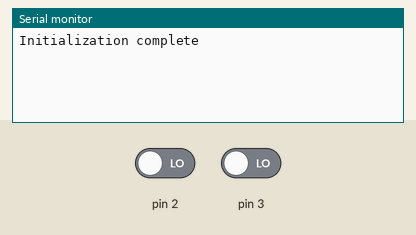
A sketch run on a simulated Arduino Uno, built for the host (arithmetic inside an expression is 32-bit, double 64-bit). On the bench: the last lines printed to the serial monitor. The test bench sets the inputs (shaded band); at power-on: pin 2 LOW, pin 3 LOW. Storage starts empty.

Above: at 1.2 s.
1.3 s: pin 2 driven HIGH
At 1.7 s:
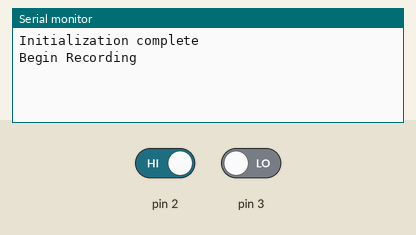
2.8 s: pin 3 driven HIGH
At 4.0 s:
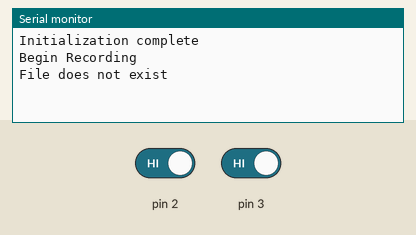
4.3 s: pin 2 driven LOW
At 5.2 s:
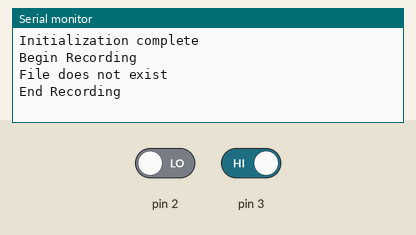

Measured:
- after the input at 1.3 s, the serial monitor: prints a new line at once (image 1)
- after the input at 2.8 s, the serial monitor: prints a new line at once (image 2)
- after the input at 4.3 s, the serial monitor: prints a new line at once (image 3)

The sketch:

RecPlayer_Final.ino
```cpp
#include <SD.h>
#include <SPI.h>
#include <TMRpcm.h>

#define SD_ChipSelectPin 8
#define audioInput A5

TMRpcm audio;
bool recMode = 0;
bool finishedPlayback = 0;
bool recordingExists = 0;
char filename[] = "1.wav";

void setup() {
  // put your setup code here, to run once:
  Serial.begin(9600);
  audio.speakerPin = 9;
  pinMode(audioInput,INPUT);
  pinMode(2, INPUT);
  pinMode(3, INPUT);
  attachInterrupt(digitalPinToInterrupt(2), recordButton, CHANGE);
  attachInterrupt(digitalPinToInterrupt(3), playbackButton, CHANGE);
  SD.begin(SD_ChipSelectPin);
  audio.CSPin = SD_ChipSelectPin;
  audio.setVolume(6);
  Serial.println("Initialization complete");
}

void loop() {
  // put your main code here, to run repeatedly:
}

void recordButton() {
  if(recMode == 0) {
    recMode = 1;
    Serial.println("Begin Recording");
    audio.startRecording(filename, 16000, audioInput);
  }
  else {
    recMode = 0;
    audio.stopRecording(filename);
    Serial.println("End Recording");
  }
}

void playbackButton() {
  if (audio.isPlaying() == 0) {
    recordingExists = SD.exists(filename);
    if (recordingExists) {
      if (finishedPlayback == 0){
        finishedPlayback = 1;
        Serial.println("Recording Exists");
        Serial.println("Begin Playback");
        audio.play(filename);
      }
      else {
        finishedPlayback = 0;
      }
    }
    else {
      Serial.println("File does not exist");
      finishedPlayback = !finishedPlayback;
    }
  }
  else {
    audio.disable();
    Serial.println("Playback Stopped");
    finishedPlayback = 0;
  }
}
```
